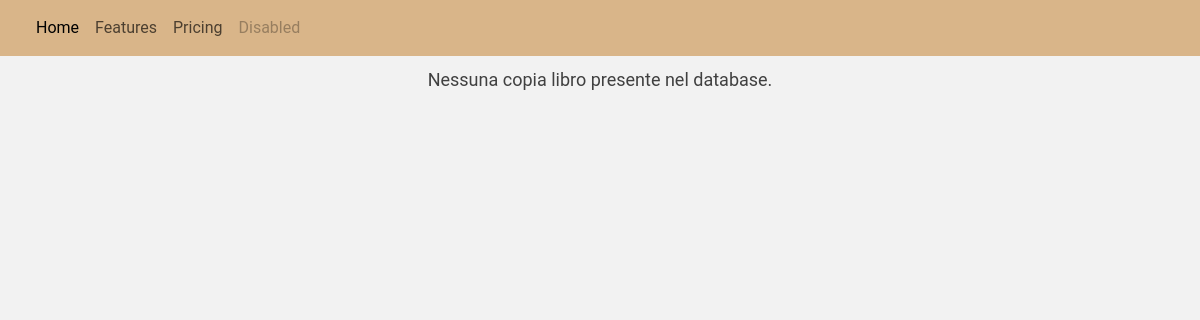
The app's page /copiesList.php, older data.
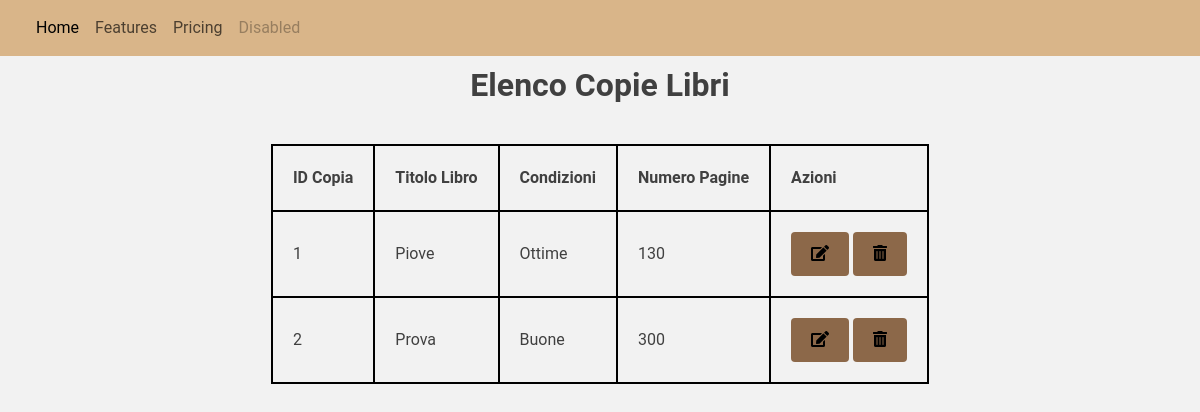
The same page, newer data.
### tables this page shows
CREATE TABLE `copialibro` (
  `Codice` int(11) NOT NULL,
  `Condizioni` varchar(255) DEFAULT NULL,
  `numPagine` int(11) NOT NULL,
  `CodiceLibro` int(11) DEFAULT NULL
);

CREATE TABLE `libro` (
  `Codice` int(11) NOT NULL,
  `Titolo` varchar(30) NOT NULL,
  `Genere` varchar(100) DEFAULT NULL,
  `AnnoPubbl` int(11) DEFAULT NULL
);

### copiesList.php (the view, shortened to what this page needs)
<!DOCTYPE html>
<html lang="it">
<head>
    <link href="https://cdn.jsdelivr.net/npm/bootstrap@5.3.3/dist/css/bootstrap.min.css" rel="stylesheet">
    <link rel="stylesheet" href="https://cdnjs.cloudflare.com/ajax/libs/font-awesome/5.15.4/css/all.min.css">
    <link rel="stylesheet" href="stylesheet/style.css">
</head>
<body>
    <?php
    include "navbar.php";
    include 'connection.php';
    $copies_sql = "SELECT copialibro.*, libro.Titolo
                    FROM copialibro
                    LEFT JOIN libro ON copialibro.CodiceLibro = libro.Codice";
    $copies_result = $conn->query($copies_sql);
    if ($copies_result->num_rows > 0) {
        echo "<h1>Elenco Copie Libri</h1>";
        echo "<table class='custom-table1'>
                <tr>
                    <th>ID Copia</th>
                    <th>Titolo Libro</th>
                    <th>Condizioni</th>
                    <th>Numero Pagine</th>
                    <th>Azioni</th>
                </tr>";
        while($row = $copies_result->fetch_assoc()) {
            echo "<tr>
                    <td>".$row["Codice"]."</td>
                    <td>".$row["Titolo"]."</td>
                    <td>".$row["Condizioni"]."</td>
                    <td>".$row["numPagine"]."</td>
                    <td>
                        <a href='modifyCopy.php?id=".$row["Codice"]."'><button class='action-btn'><i class='fas fa-edit'></i></button></a>
                        <a href='deleteCopy.php?id=".$row["Codice"]."'><button class='action-btn'><i class='fas fa-trash-alt'></i></button></a>
                    </td>
                </tr>";
        }
        echo "</table>";
    } else {
        echo "<p>Nessuna copia libro presente nel database.</p>";
    }
    ?>
</body>
</html>

Row changes from the older to the newer data that the page shows:
added copialibro: Codice "1", CodiceLibro.Titolo "Piove", Condizioni "Ottime", numPagine "130"
added copialibro: Codice "2", CodiceLibro.Titolo "Prova", Condizioni "Buone", numPagine "300"
Text that changed along with them:
text no longer shown: "Nessuna copia libro presente nel database."
text now shown: "Elenco Copie Libri ID Copia Titolo Libro Condizioni Numero Pagine Azioni"
